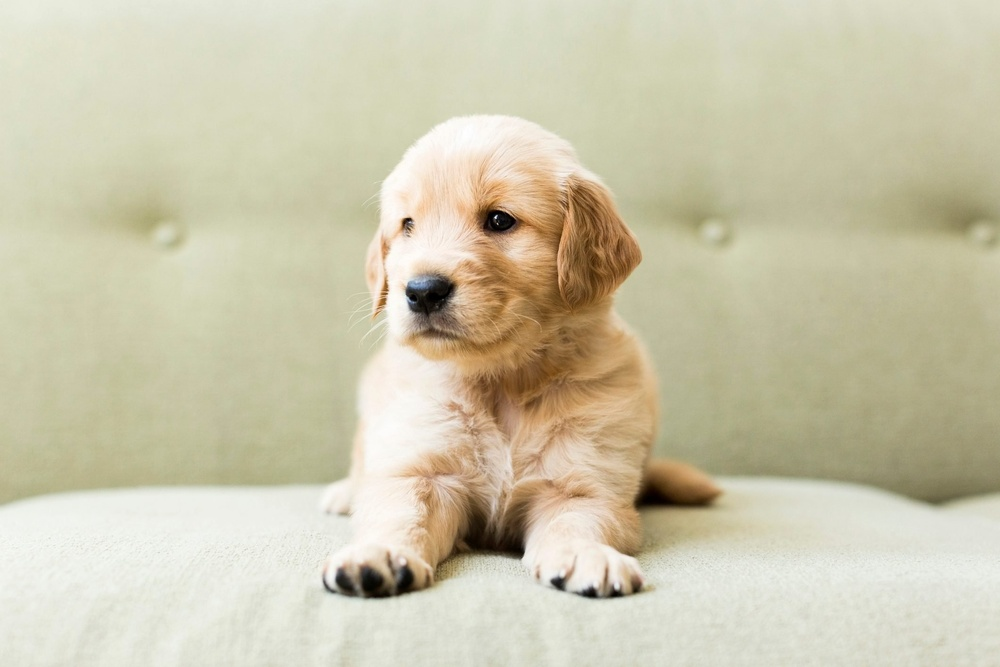
#> input picture dog.jpg, 1000 x 667 px, shrunk from 2121 x 1414 before the run
$ jupyter execute 'ex 05 transformation.ipynb'
#> lines starting #> are read from the running program, lines starting #| are printed output that depends on the picture
[cell 1]
import numpy as np
import cv2
import matplotlib.pyplot as plt
input_img=cv2.imread("dog.jpg")
#> input_img is the input picture: shape (667, 1000, 3); mean B, G, R 172.9, 199, 204.3
input_img=cv2.cvtColor(input_img,cv2.COLOR_BGR2RGB)
plt.axis('off')
plt.imshow(input_img)
plt.show()
rows,cols,dim=input_img.shape
#> rows = 667; cols = 1000; dim = 3

[cell 2]
M=np.float32([[1,0,20],
             [0,1,50],
             [0,0,1]])
translated_img=cv2.warpPerspective(input_img,M,(cols,rows))
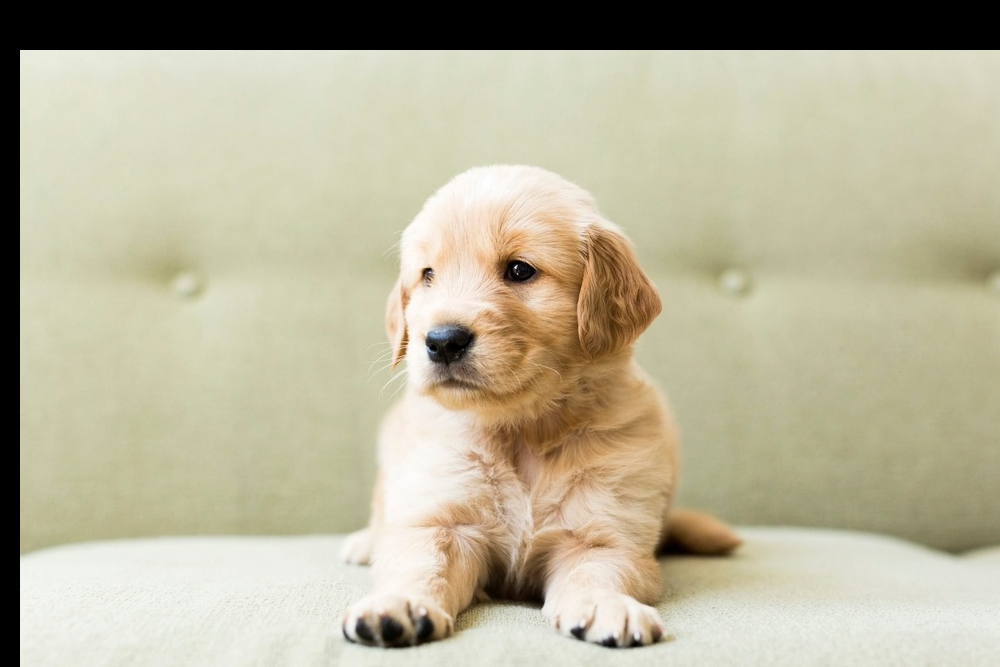
#> translated_img: shape (667, 1000, 3); mean R, G, B 184.1, 178.7, 154.2
plt.axis('off')
plt.imshow(translated_img)
plt.show()

[cell 3]
M=np.float32([[1.5,0,0],
             [0,2,0],
             [0,0,1]])
scaled_img=cv2.warpPerspective(input_img,M,(cols,rows))
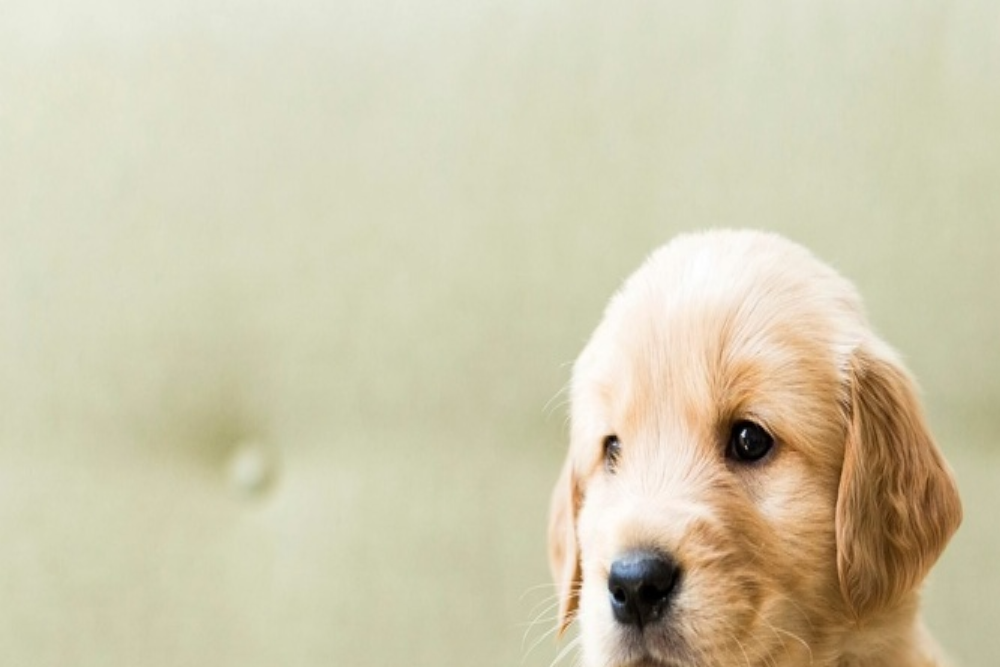
#> scaled_img: shape (667, 1000, 3); mean R, G, B 209, 202.9, 175.3
plt.axis('off')
plt.imshow(scaled_img)
plt.show()

[cell 4]
M_x=np.float32([[1,0.2,0],
               [0,1,0],
               [0,0,1]])
M_y=np.float32([[1,0,0],
               [0.4,1,0],
               [0,0,1]])
sheared_img_xaxis=cv2.warpPerspective(input_img,M_x,(cols,rows))
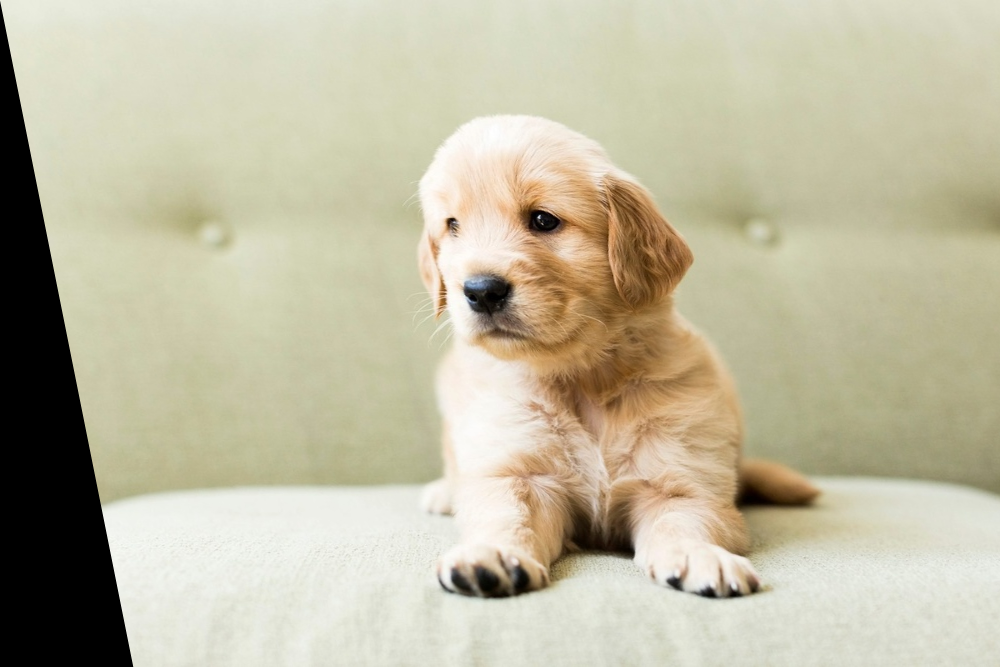
#> sheared_img_xaxis: shape (667, 1000, 3); mean R, G, B 191.4, 186.2, 161.8
sheared_img_yaxis=cv2.warpPerspective(input_img,M_y,(cols,rows))
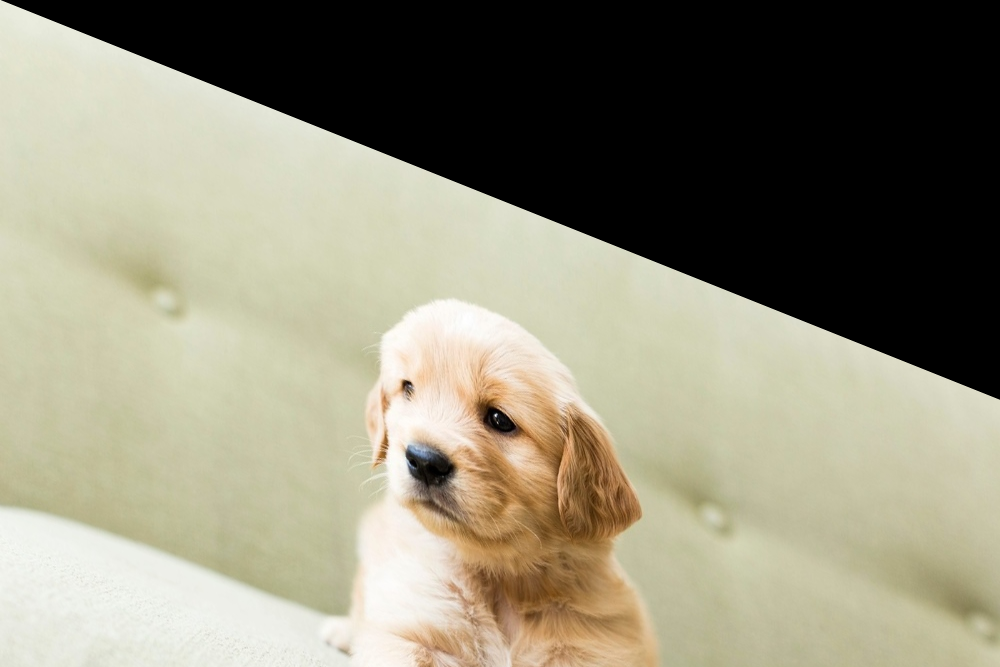
#> sheared_img_yaxis: shape (667, 1000, 3); mean R, G, B 144.6, 140.6, 121.1
plt.axis('off')
plt.imshow(sheared_img_xaxis)
plt.show()
plt.axis('off')
plt.imshow(sheared_img_yaxis)
plt.show()

[cell 5]
M_x=np.float32([[1,0,0],
               [0,-1,rows],
               [0,0,1]])
#> M_x = [[1, 0, 0], [0, -1, 667], [0, 0, 1]]
M_y=np.float32([[-1,0,cols],
               [0,1,0],
               [0,0,1]])
#> M_y = [[-1, 0, 1000], [0, 1, 0], [0, 0, 1]]
reflected_img_xaxis=cv2.warpPerspective(input_img,M_x,(cols,rows))
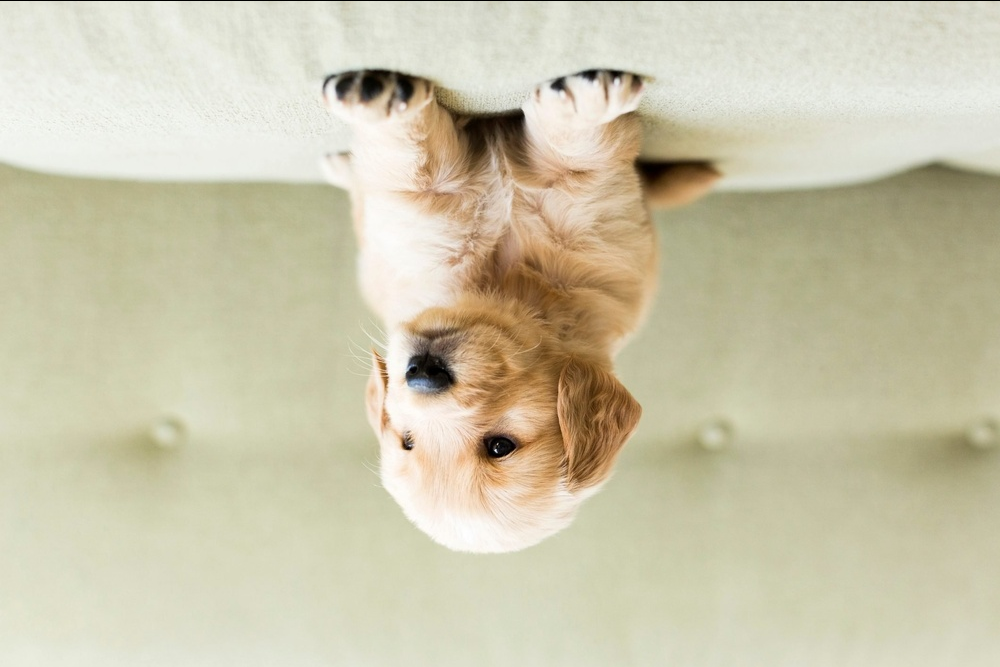
#> reflected_img_xaxis: shape (667, 1000, 3); mean R, G, B 204, 198.6, 172.6
reflected_img_yaxis=cv2.warpPerspective(input_img,M_y,(cols,rows))
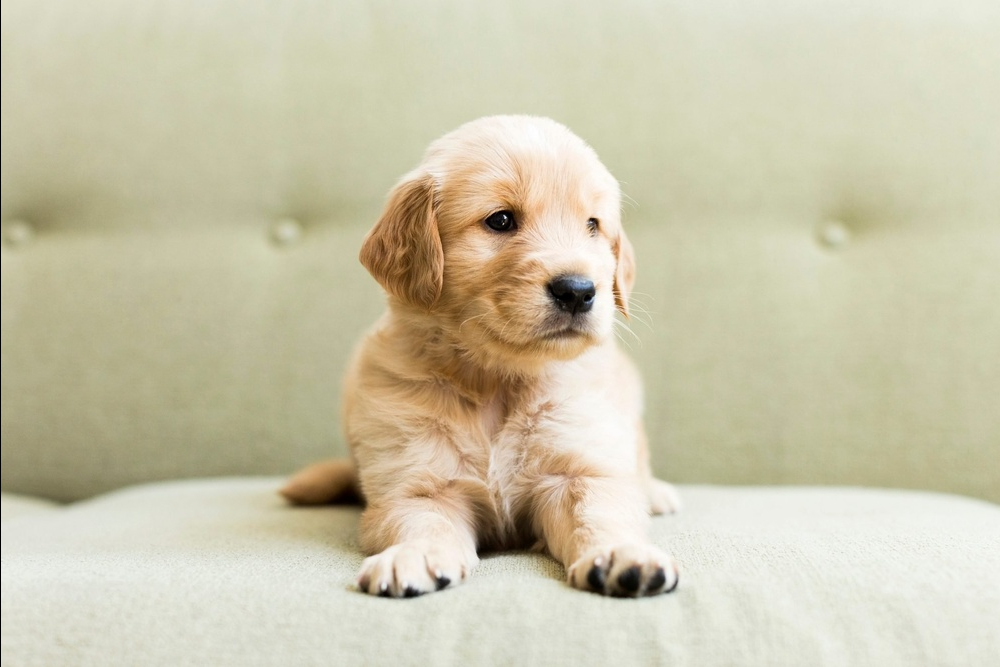
#> reflected_img_yaxis: shape (667, 1000, 3); mean R, G, B 204.1, 198.8, 172.7
plt.axis('off')
plt.imshow(reflected_img_xaxis)
plt.show()
plt.axis('off')
plt.imshow(reflected_img_yaxis)
plt.show()
